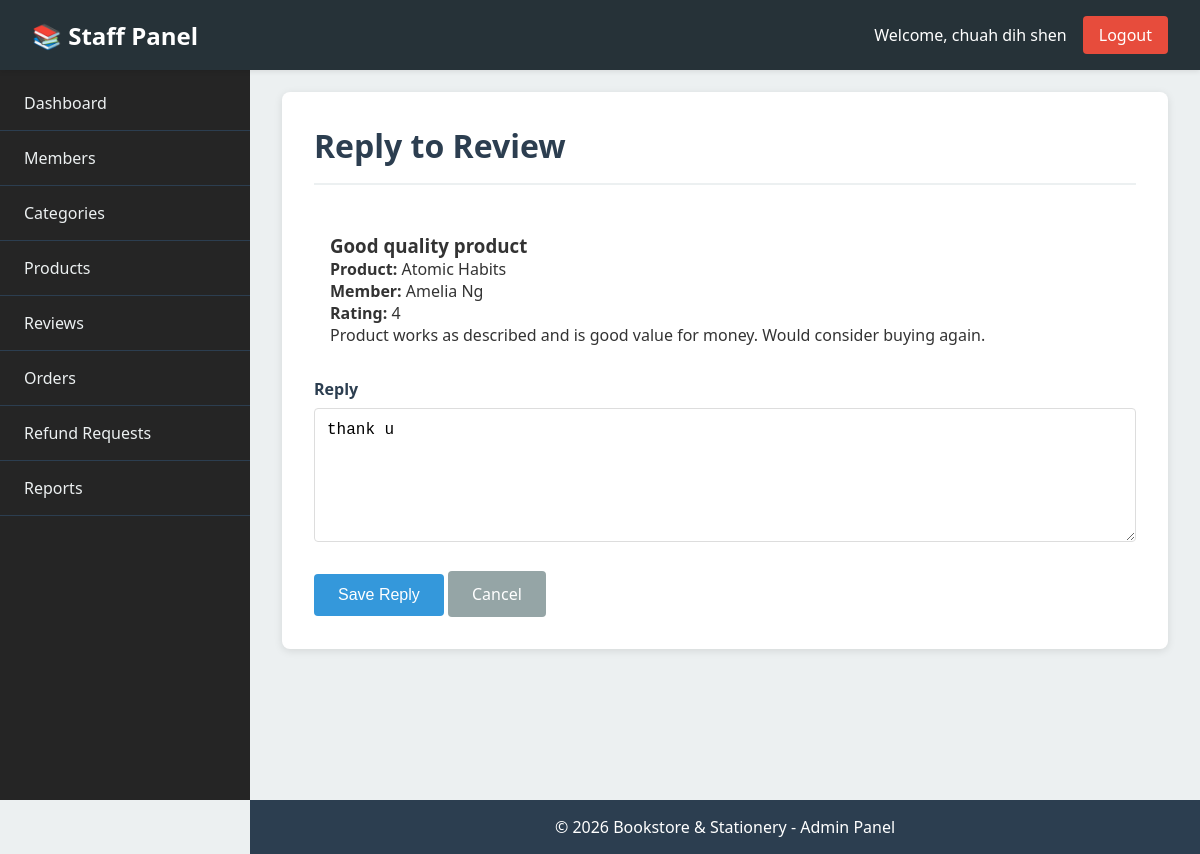
Page /admin/review/reply.php?id=R0001 (signed in) on the committed database.
### tables this page shows
CREATE TABLE `review` (
  `review_id` varchar(20) NOT NULL,
  `product_id` varchar(20) NOT NULL,
  `member_id` varchar(20) NOT NULL,
  `rating` tinyint(4) NOT NULL,
  `title` varchar(255) DEFAULT NULL,
  `content` text NOT NULL,
  `created_at` timestamp NOT NULL DEFAULT current_timestamp(),
  `admin_reply` text DEFAULT NULL,
  `replied_by` varchar(20) DEFAULT NULL,
  `replied_at` datetime DEFAULT NULL
);

CREATE TABLE `product` (
  `product_id` varchar(10) NOT NULL,
  `category_id` varchar(10) NOT NULL,
  `name` varchar(150) NOT NULL,
  `description` text DEFAULT NULL,
  `price` decimal(10,2) NOT NULL,
  `stock` int(11) NOT NULL DEFAULT 0,
  `created_by` varchar(10) DEFAULT NULL,
  `updated_by` varchar(10) DEFAULT NULL,
  `created_at` datetime DEFAULT current_timestamp(),
  `is_hidden` tinyint(1) NOT NULL DEFAULT 0
);

CREATE TABLE `member` (
  `member_id` varchar(10) NOT NULL,
  `email` varchar(100) NOT NULL,
  `password` varchar(255) NOT NULL,
  `full_name` varchar(100) NOT NULL,
  `phone` varchar(20) NOT NULL,
  `address` text NOT NULL,
  `photo` varchar(200) DEFAULT NULL,
  `is_verified` tinyint(1) DEFAULT 0,
  `created_at` datetime DEFAULT current_timestamp()
);

### admin/review/reply.php (the view, shortened to what this page needs)
<?php
require_once __DIR__ . '/../../config/db.php';
$reviewId = $_GET['id'] ?? null;
$stmt = $pdo->prepare("SELECT r.*, p.name as product_name, m.full_name as member_name FROM review r LEFT JOIN product p ON r.product_id = p.product_id LEFT JOIN member m ON r.member_id = m.member_id WHERE r.review_id = ?");
$stmt->execute([$reviewId]);
$review = $stmt->fetch();
include_once __DIR__ . '/../../includes/_admin_head.php';
include_once __DIR__ . '/../../includes/_admin_header.php';
include_once __DIR__ . '/../../includes/_admin_sidebar.php';
?>
<div class="admin-main">
    <div class="admin-content">
        <h1 class="admin-page-title">Reply to Review</h1>
        <div class="review-block">
            <h3><?php echo htmlspecialchars($review['title'] ?: 'No title'); ?></h3>
            <p><strong>Product:</strong> <?php echo htmlspecialchars($review['product_name']); ?></p>
            <p><strong>Member:</strong> <?php echo htmlspecialchars($review['member_name']); ?></p>
            <p><strong>Rating:</strong> <?php echo htmlspecialchars($review['rating']); ?></p>
            <p><?php echo nl2br(htmlspecialchars($review['content'])); ?></p>
        </div>
        <form method="POST">
            <div class="form-group">
                <label for="admin_reply">Reply</label>
                <textarea id="admin_reply" name="admin_reply" rows="6" class="form-control"><?php echo htmlspecialchars($review['admin_reply'] ?? ''); ?></textarea>
            </div>
            <button class="btn btn-primary" type="submit">Save Reply</button>
            <a class="btn btn-secondary" href="/admin/review/list.php">Cancel</a>
        </form>
    </div>
</div>
<?php include_once __DIR__ . '/../../includes/_admin_footer.php';

### assets/css/admin.css (style rules this page uses)
* { margin: 0; padding: 0; box-sizing: border-box; }
body.admin-body { font-family: 'Segoe UI', Tahoma, Geneva, Verdana, sans-serif; background-color: #ecf0f1; color: #333; }
.admin-main { margin-left: 250px; margin-top: 60px; padding: 2rem; min-height: calc(100vh - 60px); }
.admin-content { background: white; padding: 2rem; border-radius: 8px; box-shadow: 0 2px 8px rgba(0,0,0,0.1); overflow: visible; overflow-x: auto; }
.admin-page-title { font-size: 2rem; color: #2c3e50; margin-bottom: 2rem; padding-bottom: 1rem; border-bottom: 2px solid #ecf0f1; }
.form-group { margin-bottom: 1.5rem; }
.form-group label { display: block; margin-bottom: 0.5rem; font-weight: 600; color: #2c3e50; }
.form-group input, .form-group textarea, .form-group select { width: 100%; padding: 0.75rem; border: 1px solid #ddd; border-radius: 4px; font-size: 1rem; }
.form-group textarea { resize: vertical; }
.btn { display: inline-block; padding: 0.75rem 1.5rem; border: none; border-radius: 4px; cursor: pointer; text-decoration: none; font-size: 1rem; transition: background-color 0.3s; }
.btn-primary { background-color: #3498db; color: white; }
.btn-secondary { background-color: #95a5a6; color: white; }
.review-block { background: white; padding: 1rem; border-radius: 6px; margin-bottom: 1rem; }

### rows in the picture
review: title "Good quality product", product.name "Atomic Habits", member.full_name "Amelia Ng", rating "4", content "Product works as described and is good value for money. Would consider buying again.", admin_reply "thank u"

### other values in the picture
$panelLabel "Staff Panel"
$_SESSION['admin_name'] "chuah dih shen"
